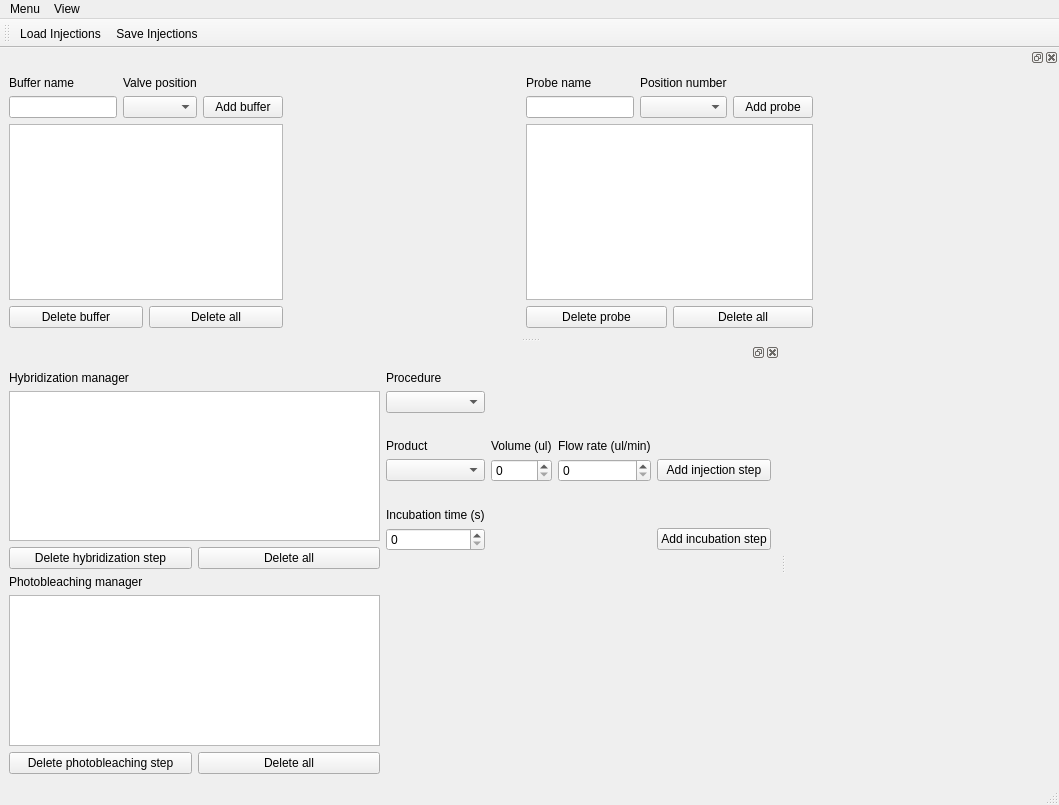
<?xml version="1.0" encoding="UTF-8"?>
<ui version="4.0">
 <class>MainWindow</class>
 <widget class="QMainWindow" name="MainWindow">
  <property name="geometry">
   <rect>
    <x>0</x>
    <y>0</y>
    <width>1059</width>
    <height>805</height>
   </rect>
  </property>
  <property name="windowTitle">
   <string>Injections</string>
  </property>
  <widget class="QWidget" name="centralwidget">
   <layout class="QHBoxLayout" name="horizontalLayout"/>
  </widget>
  <widget class="QMenuBar" name="menubar">
   <property name="geometry">
    <rect>
     <x>0</x>
     <y>0</y>
     <width>1059</width>
     <height>22</height>
    </rect>
   </property>
   <widget class="QMenu" name="menuMenu">
    <property name="title">
     <string>Menu</string>
    </property>
    <addaction name="close_Action"/>
   </widget>
   <widget class="QMenu" name="menuOptions">
    <property name="title">
     <string>View</string>
    </property>
    <addaction name="buffer_dockwidget_view_Action"/>
    <addaction name="injection_dockwidget_view_Action"/>
   </widget>
   <addaction name="menuMenu"/>
   <addaction name="menuOptions"/>
  </widget>
  <widget class="QStatusBar" name="statusbar"/>
  <widget class="QToolBar" name="toolBar">
   <property name="windowTitle">
    <string>toolBar</string>
   </property>
   <attribute name="toolBarArea">
    <enum>TopToolBarArea</enum>
   </attribute>
   <attribute name="toolBarBreak">
    <bool>false</bool>
   </attribute>
   <addaction name="load_Action"/>
   <addaction name="save_Action"/>
  </widget>
  <widget class="QDockWidget" name="buffer_DockWidget">
   <attribute name="dockWidgetArea">
    <number>4</number>
   </attribute>
   <widget class="QWidget" name="dockWidgetContents">
    <layout class="QHBoxLayout" name="horizontalLayout_7">
     <item>
      <layout class="QVBoxLayout" name="verticalLayout_2">
       <item>
        <layout class="QGridLayout" name="gridLayout_2">
         <item row="0" column="0">
          <widget class="QLabel" name="label_8">
           <property name="text">
            <string>Buffer name</string>
           </property>
          </widget>
         </item>
         <item row="0" column="1">
          <widget class="QLabel" name="label_9">
           <property name="text">
            <string>Valve position</string>
           </property>
          </widget>
         </item>
         <item row="1" column="0">
          <widget class="QLineEdit" name="buffername_LineEdit"/>
         </item>
         <item row="1" column="2">
          <widget class="QPushButton" name="add_buffer_PushButton">
           <property name="text">
            <string>Add buffer</string>
           </property>
          </widget>
         </item>
         <item row="1" column="1">
          <widget class="QComboBox" name="valve_position_ComboBox"/>
         </item>
        </layout>
       </item>
       <item>
        <widget class="QListView" name="buffer_ListView"/>
       </item>
       <item>
        <layout class="QHBoxLayout" name="horizontalLayout_2">
         <item>
          <widget class="QPushButton" name="delete_buffer_PushButton">
           <property name="text">
            <string>Delete buffer</string>
           </property>
          </widget>
         </item>
         <item>
          <widget class="QPushButton" name="delete_all_buffer_PushButton">
           <property name="text">
            <string>Delete all</string>
           </property>
          </widget>
         </item>
        </layout>
       </item>
      </layout>
     </item>
     <item>
      <spacer name="horizontalSpacer">
       <property name="orientation">
        <enum>Qt::Horizontal</enum>
       </property>
       <property name="sizeHint" stdset="0">
        <size>
         <width>40</width>
         <height>20</height>
        </size>
       </property>
      </spacer>
     </item>
     <item>
      <layout class="QVBoxLayout" name="verticalLayout_3">
       <item>
        <layout class="QGridLayout" name="gridLayout_3">
         <item row="1" column="2">
          <widget class="QPushButton" name="add_probe_PushButton">
           <property name="text">
            <string>Add probe</string>
           </property>
          </widget>
         </item>
         <item row="1" column="1">
          <widget class="QComboBox" name="probe_position_ComboBox"/>
         </item>
         <item row="1" column="0">
          <widget class="QLineEdit" name="probename_LineEdit"/>
         </item>
         <item row="0" column="0">
          <widget class="QLabel" name="label_10">
           <property name="text">
            <string>Probe name</string>
           </property>
          </widget>
         </item>
         <item row="0" column="1">
          <widget class="QLabel" name="label_11">
           <property name="text">
            <string>Position number</string>
           </property>
          </widget>
         </item>
        </layout>
       </item>
       <item>
        <widget class="QListView" name="probe_ListView"/>
       </item>
       <item>
        <layout class="QHBoxLayout" name="horizontalLayout_6">
         <item>
          <widget class="QPushButton" name="delete_probe_PushButton">
           <property name="text">
            <string>Delete probe</string>
           </property>
          </widget>
         </item>
         <item>
          <widget class="QPushButton" name="delete_all_probes_PushButton">
           <property name="text">
            <string>Delete all</string>
           </property>
          </widget>
         </item>
        </layout>
       </item>
      </layout>
     </item>
     <item>
      <spacer name="horizontalSpacer_2">
       <property name="orientation">
        <enum>Qt::Horizontal</enum>
       </property>
       <property name="sizeHint" stdset="0">
        <size>
         <width>40</width>
         <height>20</height>
        </size>
       </property>
      </spacer>
     </item>
    </layout>
   </widget>
  </widget>
  <widget class="QDockWidget" name="injection_DockWidget">
   <property name="minimumSize">
    <size>
     <width>780</width>
     <height>440</height>
    </size>
   </property>
   <attribute name="dockWidgetArea">
    <number>1</number>
   </attribute>
   <widget class="QWidget" name="dockWidgetContents_2">
    <layout class="QHBoxLayout" name="horizontalLayout_5">
     <item>
      <layout class="QVBoxLayout" name="verticalLayout">
       <item>
        <widget class="QLabel" name="label">
         <property name="text">
          <string>Hybridization manager</string>
         </property>
        </widget>
       </item>
       <item>
        <widget class="QListView" name="hybridization_ListView">
         <property name="focusPolicy">
          <enum>Qt::ClickFocus</enum>
         </property>
        </widget>
       </item>
       <item>
        <layout class="QHBoxLayout" name="horizontalLayout_3">
         <item>
          <widget class="QPushButton" name="delete_hybridization_PushButton">
           <property name="maximumSize">
            <size>
             <width>200</width>
             <height>16777215</height>
            </size>
           </property>
           <property name="text">
            <string>Delete hybridization step</string>
           </property>
          </widget>
         </item>
         <item>
          <widget class="QPushButton" name="delete_all_hybr_PushButton">
           <property name="maximumSize">
            <size>
             <width>200</width>
             <height>16777215</height>
            </size>
           </property>
           <property name="text">
            <string>Delete all</string>
           </property>
          </widget>
         </item>
        </layout>
       </item>
       <item>
        <widget class="QLabel" name="label_2">
         <property name="text">
          <string>Photobleaching manager</string>
         </property>
        </widget>
       </item>
       <item>
        <widget class="QListView" name="photobleaching_ListView">
         <property name="focusPolicy">
          <enum>Qt::ClickFocus</enum>
         </property>
        </widget>
       </item>
       <item>
        <layout class="QHBoxLayout" name="horizontalLayout_4">
         <item>
          <widget class="QPushButton" name="delete_photobleaching_PushButton">
           <property name="maximumSize">
            <size>
             <width>200</width>
             <height>16777215</height>
            </size>
           </property>
           <property name="text">
            <string>Delete photobleaching step</string>
           </property>
          </widget>
         </item>
         <item>
          <widget class="QPushButton" name="delete_all_photobl_PushButton">
           <property name="maximumSize">
            <size>
             <width>200</width>
             <height>16777215</height>
            </size>
           </property>
           <property name="text">
            <string>Delete all</string>
           </property>
          </widget>
         </item>
        </layout>
       </item>
      </layout>
     </item>
     <item>
      <layout class="QGridLayout" name="gridLayout">
       <item row="6" column="0">
        <widget class="QLabel" name="label_7">
         <property name="text">
          <string>Incubation time (s)</string>
         </property>
        </widget>
       </item>
       <item row="3" column="2">
        <widget class="QLabel" name="label_5">
         <property name="text">
          <string>Flow rate (ul/min)</string>
         </property>
        </widget>
       </item>
       <item row="1" column="0">
        <widget class="QComboBox" name="procedure_ComboBox"/>
       </item>
       <item row="4" column="0">
        <widget class="QComboBox" name="product_ComboBox"/>
       </item>
       <item row="0" column="0">
        <widget class="QLabel" name="label_6">
         <property name="text">
          <string>Procedure</string>
         </property>
        </widget>
       </item>
       <item row="4" column="3">
        <widget class="QPushButton" name="add_injection_PushButton">
         <property name="text">
          <string>Add injection step</string>
         </property>
        </widget>
       </item>
       <item row="7" column="3">
        <widget class="QPushButton" name="add_time_PushButton">
         <property name="text">
          <string>Add incubation step</string>
         </property>
        </widget>
       </item>
       <item row="7" column="0">
        <widget class="QSpinBox" name="incubation_time_SpinBox">
         <property name="maximum">
          <number>10000</number>
         </property>
        </widget>
       </item>
       <item row="9" column="0">
        <spacer name="verticalSpacer">
         <property name="orientation">
          <enum>Qt::Vertical</enum>
         </property>
         <property name="sizeHint" stdset="0">
          <size>
           <width>20</width>
           <height>40</height>
          </size>
         </property>
        </spacer>
       </item>
       <item row="3" column="0">
        <widget class="QLabel" name="label_3">
         <property name="text">
          <string>Product</string>
         </property>
        </widget>
       </item>
       <item row="5" column="0">
        <spacer name="verticalSpacer_2">
         <property name="orientation">
          <enum>Qt::Vertical</enum>
         </property>
         <property name="sizeType">
          <enum>QSizePolicy::Preferred</enum>
         </property>
         <property name="sizeHint" stdset="0">
          <size>
           <width>20</width>
           <height>20</height>
          </size>
         </property>
        </spacer>
       </item>
       <item row="3" column="1">
        <widget class="QLabel" name="label_4">
         <property name="text">
          <string>Volume (ul)</string>
         </property>
        </widget>
       </item>
       <item row="2" column="0">
        <spacer name="verticalSpacer_3">
         <property name="orientation">
          <enum>Qt::Vertical</enum>
         </property>
         <property name="sizeType">
          <enum>QSizePolicy::Preferred</enum>
         </property>
         <property name="sizeHint" stdset="0">
          <size>
           <width>20</width>
           <height>20</height>
          </size>
         </property>
        </spacer>
       </item>
       <item row="4" column="1">
        <widget class="QSpinBox" name="volume_SpinBox">
         <property name="maximum">
          <number>10000</number>
         </property>
        </widget>
       </item>
       <item row="4" column="2">
        <widget class="QSpinBox" name="flowrate_SpinBox">
         <property name="maximum">
          <number>1000</number>
         </property>
        </widget>
       </item>
      </layout>
     </item>
    </layout>
   </widget>
  </widget>
  <action name="save_Action">
   <property name="text">
    <string>Save Injections</string>
   </property>
  </action>
  <action name="load_Action">
   <property name="text">
    <string>Load Injections</string>
   </property>
  </action>
  <action name="close_Action">
   <property name="text">
    <string>Close</string>
   </property>
  </action>
  <action name="buffer_dockwidget_view_Action">
   <property name="checkable">
    <bool>true</bool>
   </property>
   <property name="checked">
    <bool>true</bool>
   </property>
   <property name="text">
    <string>Buffer dockwidget</string>
   </property>
  </action>
  <action name="injection_dockwidget_view_Action">
   <property name="checkable">
    <bool>true</bool>
   </property>
   <property name="checked">
    <bool>true</bool>
   </property>
   <property name="text">
    <string>Injection dockwidget</string>
   </property>
  </action>
 </widget>
 <resources/>
 <connections>
  <connection>
   <sender>buffer_dockwidget_view_Action</sender>
   <signal>triggered(bool)</signal>
   <receiver>buffer_DockWidget</receiver>
   <slot>setVisible(bool)</slot>
   <hints>
    <hint type="sourcelabel">
     <x>-1</x>
     <y>-1</y>
    </hint>
    <hint type="destinationlabel">
     <x>529</x>
     <y>212</y>
    </hint>
   </hints>
  </connection>
  <connection>
   <sender>injection_dockwidget_view_Action</sender>
   <signal>triggered(bool)</signal>
   <receiver>injection_DockWidget</receiver>
   <slot>setVisible(bool)</slot>
   <hints>
    <hint type="sourcelabel">
     <x>-1</x>
     <y>-1</y>
    </hint>
    <hint type="destinationlabel">
     <x>389</x>
     <y>580</y>
    </hint>
   </hints>
  </connection>
  <connection>
   <sender>injection_DockWidget</sender>
   <signal>visibilityChanged(bool)</signal>
   <receiver>injection_dockwidget_view_Action</receiver>
   <slot>setChecked(bool)</slot>
   <hints>
    <hint type="sourcelabel">
     <x>389</x>
     <y>580</y>
    </hint>
    <hint type="destinationlabel">
     <x>-1</x>
     <y>-1</y>
    </hint>
   </hints>
  </connection>
  <connection>
   <sender>buffer_DockWidget</sender>
   <signal>visibilityChanged(bool)</signal>
   <receiver>buffer_dockwidget_view_Action</receiver>
   <slot>setChecked(bool)</slot>
   <hints>
    <hint type="sourcelabel">
     <x>529</x>
     <y>212</y>
    </hint>
    <hint type="destinationlabel">
     <x>-1</x>
     <y>-1</y>
    </hint>
   </hints>
  </connection>
 </connections>
</ui>
